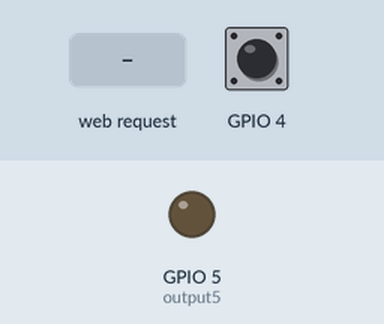
This sketch was run on a simulated ESP32. Parts: output pins drawn as LEDs (lit = HIGH). Dashed ring = blinking. Inputs (shaded band) come from the test bench; at power-on: GPIO 4 HIGH. WiFi joins after 1.5 s; servers stay silent unless stated; what the sketch prints to the serial monitor is not drawn.

Above: at 2.7 s.
2.8 s: GPIO 4 pulled LOW for 3.2 s
At 4.2 s:
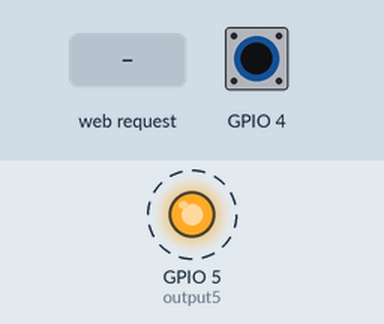
7.8 s: HTTP request GET /H received
At 9.1 s:
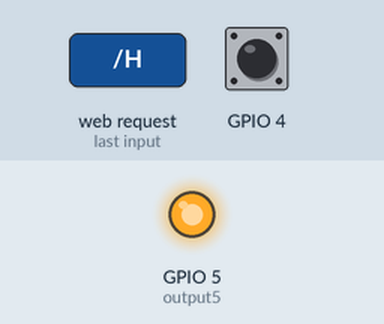
10.8 s: GPIO 4 pulled LOW for 0.15 s
At 11.7 s:
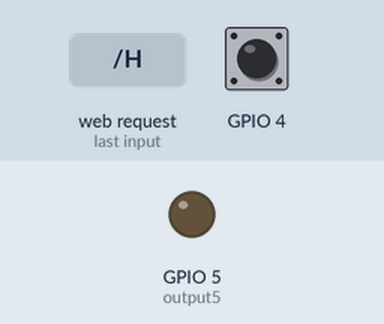
Timing chart, 0 to 13.8 s (numbered marks = the images above; inputs shaded):
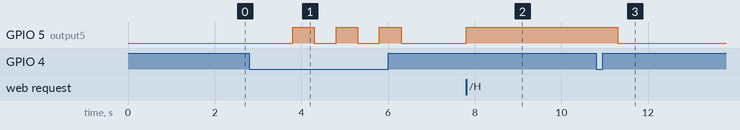

The sketch:

ESP_testV2.ino
```cpp
#include <WiFi.h>
const char* ssid     = "";               // Aca reemplazamos acorde con las credenciales de nuestra red WiFi
const char* password = "";
WiFiServer server(80);                       // El puerto del servidor web configurado en 80

String encabezado;                               // Esta variable es para almacenar la solicitud HTTP
bool state=true;
String output5State = "off";                 // Variables auxiliares para almacenar el estado de salida actual
const int output5 = 5;                       // Asignar una variable de salida para declarar pines GPIO
int s1=0;
void setup()
{
  Serial.begin(115200);                       // 'Baud Rate' puesta a 115200 la cual es la velocidad por defecto
  pinMode(output5, OUTPUT);                   // Inicializamos las variables de salida como salida
  digitalWrite(output5, LOW);                 // Establemos el pin de salida en LOW
  Serial.print("Conectando a: ");             // Nos conéctamos a la red Wi-Fi con el SSID y contraseña
  Serial.println(ssid);
  WiFi.begin(ssid, password);
  while (WiFi.status() != WL_CONNECTED)
  {
    delay(500);
    Serial.print(".");
  }
  Serial.println("");                          // Imprime la dirección IP local e inicia el servidor web en Serial Monitor
  Serial.println("WiFi conectado.");
  Serial.println("Direccion IP: ");
  Serial.println(WiFi.localIP());
  server.begin();
}

void loop()
{
  WiFiClient client = server.available();             // Habilita el servidor para escuchar a cualquier cliente entrante
  s1=touchRead(T0);
  if(s1<30)                                           // luego verifica el estado del LED para alternar este
    {
      state=!state;                                   // Alternar el estado del LED
      Serial.print("Estado: ");
      Serial.println(state);
      delay(500);
      digitalWrite(output5,state);                    // Escribe el estado en el LED
    }
  if (client)
  {                                                   // Si un nuevo cliente se conecta
    Serial.println("Nuevo cliente!");                 // imprime el mensaje en el puerto serie
    String lineactual = "";                           // string para contener estos datos entrantes
    while (client.connected())                        // entra en un loop mientras el cliente está conectado
    {
      if (client.available())                         // Si hay bytes para leer
      {
        char c = client.read();                       // lee un byte para luego
        Serial.write(c);                              // imprimirlo en el monitor serial
        encabezado += c;
        if (c == '\n')                                // si el byte es un carácter de nueva línea
        {
          if (lineactual.length() == 0)              // si la línea actual está en blanco, tenemos dos caracteres de nueva línea seguidos.
          {                                           // ese es el final de la solicitud HTTP del cliente así que se envía una respuesta:
            client.println("HTTP/1.1 200 OK");        // Puesto que los encabezados HTTP siempre comienzan con un código de respuesta (como ejemplo: HTTP / 1.1 200 OK)
            client.println("Content-type:text/html"); // y un tipo contenido para que el usuario sepa lo que viene, luego una línea en blanco:
            client.println("Connection: close");
            client.println();
            if (encabezado.indexOf("GET /H") >= 0)        // Enciende y apaga las GPIO
            {
              state=!state;
              digitalWrite(output5, state);
              if(state==true)
              {
                Serial.println("GPIO 5 en estado on");
                output5State = "on";
              }
              else if(state==false)
              {
                Serial.println("GPIO 5 en estado off");
                output5State = "off";
              }
            }
            client.println("<!DOCTYPE html><html>");                                                                                   // Mostrar la página web HTML
            client.println("<head><meta name=\"viewport\" content=\"width=device-width, initial-scale=1\">");
            client.println("<link rel=\"icon\" href=\"data:,\">");
            client.println("<style>html { font-family: Helvetica; display: inline-block; margin: 0px auto; text-align: center;}");     // CSS para diseñar los botones de encendido / apagado
            client.println(".button { background-color: #195B6A; border: none; color: white; padding: 16px 40px;");
            client.println("text-decoration: none; font-size: 30px; margin: 2px; cursor: pointer;}");
            client.println(".button2 {background-color: #77878A;}</style></head>");
            client.println("<body><h1>ESP32 - Automatizador de Luz </h1>");                                                       // Encabezado de la página web
            client.println("<p>Luz esta " + output5State + "</p>");                                                  // Muestra el estado actual y los botones ON / OFF para GPIO 5
            if (output5State=="off")                                                                           // Si 'output5State' está apagado, muestra el botón ON
            {
              client.println("<p><a href=\"/H\"><button class=\"button\">ON</button></a></p>");
            }
            else
            {
              client.println("<p><a href=\"/H\"><button class=\"button button2\">OFF</button></a></p>");
            }
            client.println("</body></html>");
            client.println();                                                  // La respuesta HTTP termina con otra línea en blanco
            break;                                                             // Salir del bucle while
          }
          else
          {
            lineactual = "";                                                  // si se tiene una nueva línea, borra la linea actual
          }
        }
        else if (c != '\r')                                                    // si tiene algo más que un carácter de retorno
        {
          lineactual += c;                                                    // Se agrega al final de la línea actual
        }
      }
    }
    encabezado = "";                                                               // Borramos la variable de encabezado
    client.stop();                                                             // Cerramos la conexion
    Serial.println("Cliente desconectado.");
    Serial.println("");
  }
}
```

Measured:
- after the input at 2.8 s, GPIO 5 (output5): alternates HIGH for 0.50 s and LOW for 0.50 s, 6 changes in all, then stays LOW, starting after 1.0 s
- after the input at 7.8 s, GPIO 5 (output5): LOW → HIGH at once
- after the input at 10.8 s, GPIO 5 (output5): HIGH → LOW after 0.50 s
